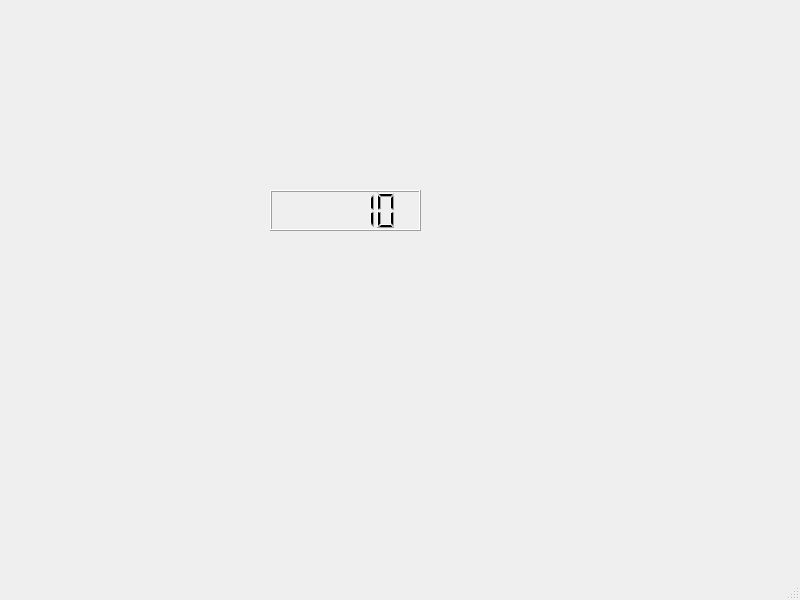
<?xml version="1.0" encoding="UTF-8"?>
<ui version="4.0">
 <class>MainWindow</class>
 <widget class="QMainWindow" name="MainWindow">
  <property name="geometry">
   <rect>
    <x>0</x>
    <y>0</y>
    <width>800</width>
    <height>600</height>
   </rect>
  </property>
  <property name="windowTitle">
   <string>MainWindow</string>
  </property>
  <widget class="QWidget" name="centralwidget">
   <widget class="QLCDNumber" name="lcdNumber">
    <property name="geometry">
     <rect>
      <x>270</x>
      <y>190</y>
      <width>151</width>
      <height>41</height>
     </rect>
    </property>
    <property name="intValue" stdset="0">
     <number>10</number>
    </property>
   </widget>
  </widget>
  <widget class="QMenuBar" name="menubar">
   <property name="geometry">
    <rect>
     <x>0</x>
     <y>0</y>
     <width>800</width>
     <height>22</height>
    </rect>
   </property>
  </widget>
  <widget class="QStatusBar" name="statusbar"/>
 </widget>
 <resources/>
 <connections/>
</ui>
